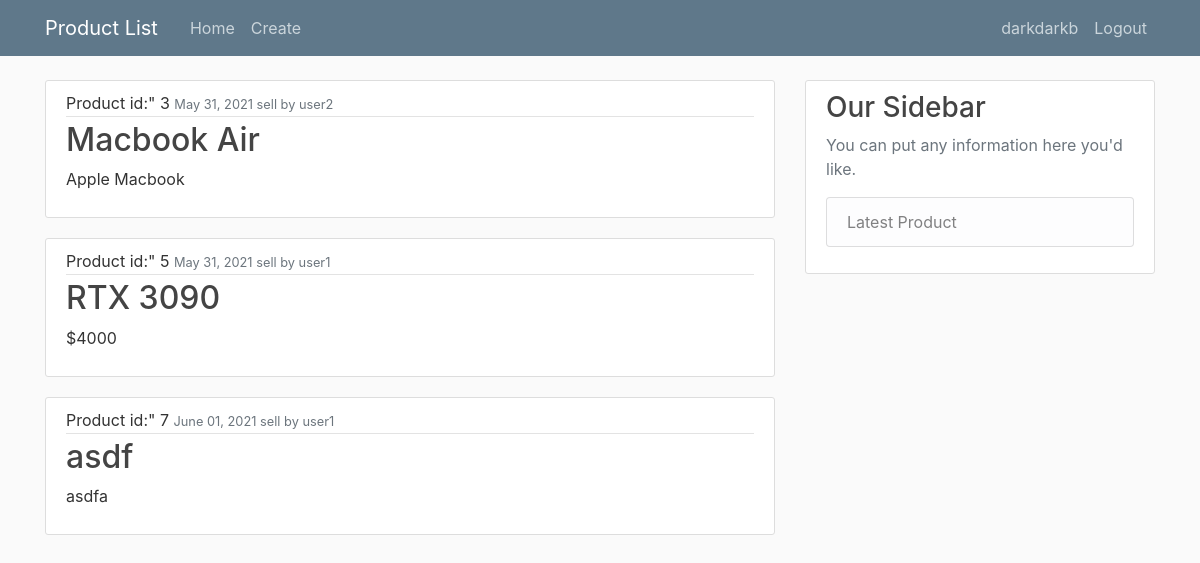
Screenshot of / (signed in) with the database file from the repository.
### productapp/models.py (models this page shows, shortened)
class product(models.Model):
	product_id=models.AutoField(primary_key = True)
	product_name=models.CharField(max_length=100)
	date_created=models.DateTimeField(auto_now_add=True)
	product_detail=models.CharField(max_length=9999, default="")
	seller=models.ForeignKey(User, on_delete=models.CASCADE)
	product_image=models.ImageField(default="default.jpg", upload_to="product_image")
	catetgory = models.CharField(max_length=999, default="None")

### productapp/views.py (the view)
# urls.py: path('', ProductListView.as_view(), name="product-home"),
class ProductListView(ListView):
	model = product
	template_name = "productapp/home.html"
	context_object_name = "products"
	ordering = ["product_id"]

### productapp/templates/productapp/home.html
{% extends "productapp/base.html" %}
{% block content %}
  {% for product in products %}
        <article class="media content-section">
          <div class="media-body">
            <div class="article-metadata">
              Product id:" {{ product.product_id }}
              <small class="text-muted">{{ product.date_created|date:"F d, Y" }} sell by {{ product.seller }}</small>
            </div>
            <h2><a class="article-title" href="{% url 'product-detail' product.product_id %}">{{ product.product_name }}</a></h2>
            <p class="article-content">{{ product.product_detail }}</p>
          </div>
        </article>
    {% endfor %}
{% endblock content %}

### productapp/templates/productapp/base.html (shortened to what this page needs)
{% load static %}
<!DOCTYPE html>
<html lang="en">
<head>
  <link rel="stylesheet" href="https://maxcdn.bootstrapcdn.com/bootstrap/4.0.0/css/bootstrap.min.css">
  <link rel="stylesheet" type="text/css" href="{% static 'productapp/main.css' %}">
</head>
<body>
  <header class="site-header">
      <nav class="navbar navbar-expand-md navbar-dark bg-steel fixed-top">
        <div class="container">
          <a class="navbar-brand mr-4" href="{% url 'product-home' %}">Product List</a>
          <div class="collapse navbar-collapse" id="navbarToggle">
            <div class="navbar-nav mr-auto">
              <a class="nav-item nav-link" href="{% url 'product-home' %}">Home</a>
              <a class="nav-item nav-link" href="{% url 'product-create' %}">Create</a>
            </div>
            <div class="navbar-nav">
              {% if user.is_authenticated %}
                <a class="nav-item nav-link"> {{ user.username }}</a>
                <a class="nav-item nav-link" href="{% url 'logout' %}">Logout</a>
              {% else %}
                <a class="nav-item nav-link" href="{% url 'login' %}">Login</a>
                <a class="nav-item nav-link" href="{% url 'register' %}">Register</a>
              {% endif %}
            </div>
          </div>
        </div>
      </nav>
    </header>
    <main role="main" class="container">
      <div class="row">
        <div class="col-md-8">
          {% block content %}{% endblock %}
        </div>
        <div class="col-md-4">
          <div class="content-section">
            <h3>Our Sidebar</h3>
            <p class='text-muted'>You can put any information here you'd like.
              <ul class="list-group">
                <li class="list-group-item list-group-item-light">Latest Product</li>
              </ul>
            </p>
          </div>
        </div>
      </div>
    </main>
</body>
</html>

### productapp/static/productapp/main.css (style rules this page uses)
body { background: #fafafa; color: #333333; margin-top: 5rem; }
h1, h2, h3, h4, h5, h6 { color: #444444; }
ul { margin: 0; }
.bg-steel { background-color: #5f788a; }
.site-header .navbar-nav .nav-link { color: #cbd5db; }
.content-section { background: #ffffff; padding: 10px 20px; border: 1px solid #dddddd; border-radius: 3px; margin-bottom: 20px; }
.article-title { color: #444444; }
.article-content { white-space: pre-line; }
.article-metadata { padding-bottom: 1px; margin-bottom: 4px; border-bottom: 1px solid #e3e3e3 }

### rows the page displays
product: product_id "3", date_created "May 31, 2021", seller "user2", product_name "Macbook Air", product_detail "Apple Macbook"
product: product_id "5", date_created "May 31, 2021", seller "user1", product_name "RTX 3090", product_detail "$4000"
product: product_id "7", date_created "June 01, 2021", seller "user1", product_name "asdf", product_detail "asdfa"

### other values shown
{{ user.username }} "darkdarkb"
